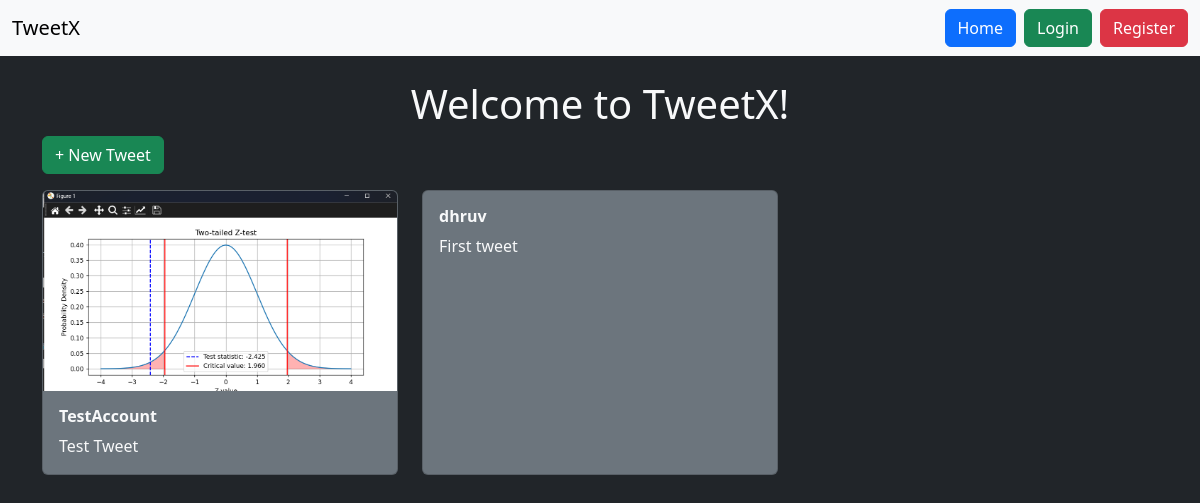
Screenshot of /tweet/ with the database file from the repository.
### tweet/models.py (models this page shows, shortened)
class Tweet(models.Model):
    user=models.ForeignKey(User, on_delete=models.CASCADE)
    text=models.TextField(max_length=280)
    photo=models.ImageField(upload_to='photos/', blank=True, null=True)
    created_at=models.DateTimeField(auto_now_add=True)
    updated_at=models.DateTimeField(auto_now=True)

### tweet/views.py (the view)
# urls.py: path('', views.index, name='index'),
def index(request):
    tweets = Tweet.objects.all().order_by('-created_at')
    return render(request, 'index.html', {'tweets': tweets})

### templates/index.html (shortened to what this page needs)
{% extends 'layout.html' %}
{% block content %}
    <h1 class="text-center mt-4">Welcome to TweetX!</h1>
    <a href="{% url 'tweet_create' %}" class="btn btn-success mb-3">+ New Tweet</a>
    <div class="row row-cols-1 row-cols-md-3 g-4">
        {% for tweet in tweets %}
            <div class="col">
                <div class="card bg-secondary text-light h-100">
                    {% if tweet.photo %}
                        <img src="{{ tweet.photo.url }}" class="card-img-top" alt="tweet image" style="height: 200px; object-fit: cover;">
                    {% endif %}
                    <div class="card-body">
                        <h6 class="card-title"><strong>{{ tweet.user }}</strong></h6>
                        <p class="card-text">{{ tweet.text }}</p>
                    </div>
                </div>
            </div>
        {% empty %}
            <p class="text-center">No tweets yet! Create one above.</p>
        {% endfor %}
    </div>
{% endblock %}

### rows the page displays
Tweet: photo (picture), user "TestAccount", text "Test Tweet"
Tweet: user "dhruv", text "First tweet"
